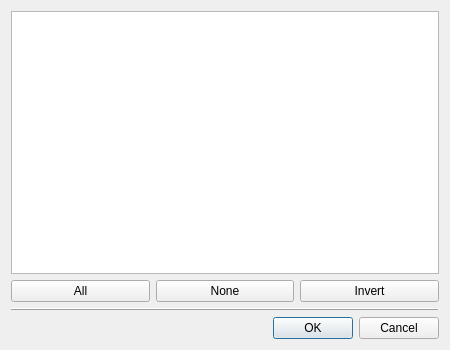
<?xml version="1.0" encoding="UTF-8"?>
<ui version="4.0">
 <class>lcQSelectDialog</class>
 <widget class="QDialog" name="lcQSelectDialog">
  <property name="geometry">
   <rect>
    <x>0</x>
    <y>0</y>
    <width>450</width>
    <height>350</height>
   </rect>
  </property>
  <property name="windowTitle">
   <string>Select Objects</string>
  </property>
  <layout class="QVBoxLayout" name="verticalLayout">
   <item>
    <widget class="QTreeWidget" name="treeWidget">
     <attribute name="headerVisible">
      <bool>false</bool>
     </attribute>
     <column>
      <property name="text">
       <string notr="true">1</string>
      </property>
     </column>
    </widget>
   </item>
   <item>
    <layout class="QHBoxLayout" name="horizontalLayout">
     <item>
      <widget class="QPushButton" name="selectAll">
       <property name="text">
        <string>All</string>
       </property>
      </widget>
     </item>
     <item>
      <widget class="QPushButton" name="selectNone">
       <property name="text">
        <string>None</string>
       </property>
      </widget>
     </item>
     <item>
      <widget class="QPushButton" name="selectInvert">
       <property name="text">
        <string>Invert</string>
       </property>
      </widget>
     </item>
    </layout>
   </item>
   <item>
    <widget class="QFrame" name="frame">
     <property name="frameShape">
      <enum>QFrame::HLine</enum>
     </property>
     <property name="frameShadow">
      <enum>QFrame::Raised</enum>
     </property>
    </widget>
   </item>
   <item>
    <widget class="QDialogButtonBox" name="buttonBox">
     <property name="orientation">
      <enum>Qt::Horizontal</enum>
     </property>
     <property name="standardButtons">
      <set>QDialogButtonBox::Cancel|QDialogButtonBox::Ok</set>
     </property>
    </widget>
   </item>
  </layout>
 </widget>
 <resources/>
 <connections>
  <connection>
   <sender>buttonBox</sender>
   <signal>accepted()</signal>
   <receiver>lcQSelectDialog</receiver>
   <slot>accept()</slot>
   <hints>
    <hint type="sourcelabel">
     <x>248</x>
     <y>254</y>
    </hint>
    <hint type="destinationlabel">
     <x>157</x>
     <y>274</y>
    </hint>
   </hints>
  </connection>
  <connection>
   <sender>buttonBox</sender>
   <signal>rejected()</signal>
   <receiver>lcQSelectDialog</receiver>
   <slot>reject()</slot>
   <hints>
    <hint type="sourcelabel">
     <x>316</x>
     <y>260</y>
    </hint>
    <hint type="destinationlabel">
     <x>286</x>
     <y>274</y>
    </hint>
   </hints>
  </connection>
 </connections>
</ui>
